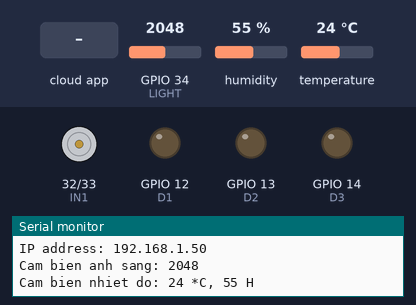
Bench run of a sketch on a simulated ESP32. On the bench: motor-driver pin pairs drawn as motors (green arrow = first pin HIGH = forward, orange = second pin HIGH = backward, longer = more drive, scaled by the enable pin), output pins drawn as LEDs (lit = HIGH), the last lines printed to the serial monitor. The test bench sets the inputs (shaded band); at power-on: GPIO 34 (LIGHT) = 2048, humidity 55 %, temperature 24 °C. WiFi joins after 1.5 s; servers stay silent unless stated; the Firebase database answers and starts empty.

Above: at 3.2 s.
3.3 s: the phone or cloud app sets DEN1 to 1
At 5.6 s:
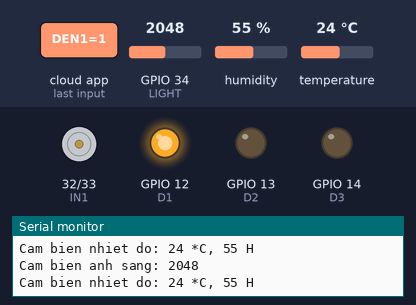
6.7 s: the phone or cloud app sets DEN2 to 1
At 8.9 s:
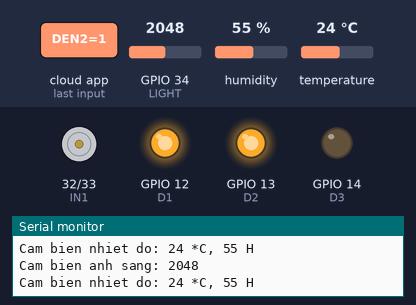
9.2 s: the phone or cloud app sets DEN3 to 1
At 11.1 s:
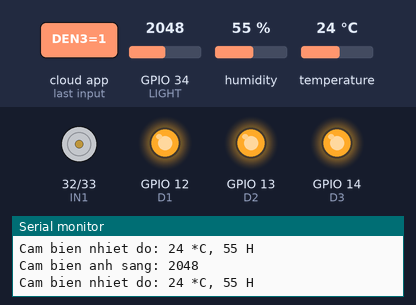
11.7 s: the phone or cloud app sets Fan to 1
At 14.0 s:
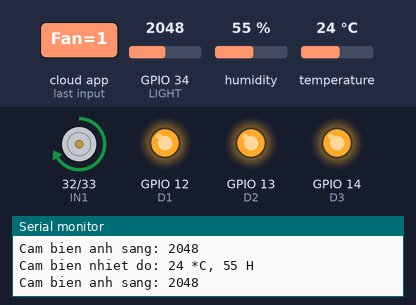
14.3 s: the phone or cloud app sets DEN1 to 0
At 15.0 s:
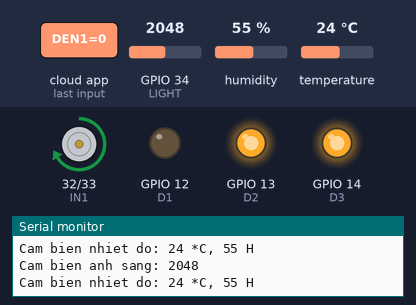
16.0 s: the phone or cloud app sets DEN2 to 0
At 18.3 s:
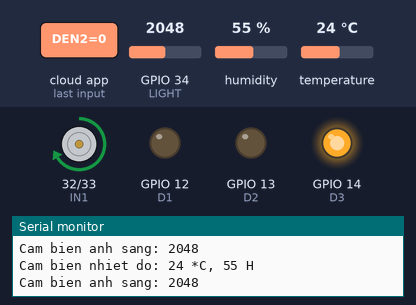
Timing chart, 0 to 19.5 s (numbered marks = the images above; inputs shaded):
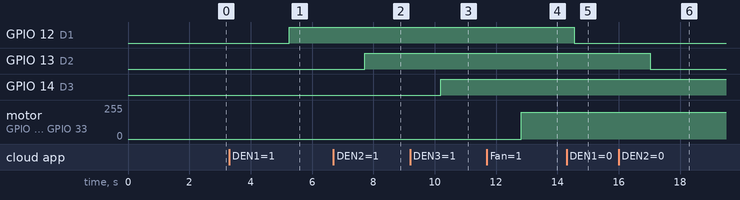

Measured:
- after the input at 3.3 s, GPIO 12 (D1): LOW → HIGH after 2.0 s
- after the input at 6.7 s, GPIO 13 (D2): LOW → HIGH after 1.0 s
- after the input at 9.2 s, GPIO 14 (D3): LOW → HIGH after 1.0 s
- after the input at 11.7 s, motor on GPIO 32 (IN1) / GPIO 33 (IN2): stopped → forward 200/255 after 1.1 s
- after the input at 14.3 s, GPIO 12 (D1): HIGH → LOW after 0.25 s
- after the input at 16.0 s, GPIO 13 (D2): HIGH → LOW after 1.0 s

The sketch:

ESP32.ino
```cpp
#include <Arduino.h>
#include <WiFi.h>
#include <FirebaseESP32.h>
#include <SimpleDHT.h>


/* 1. Define the WiFi credentials */
// #define WIFI_SSID "Mang Day KTX"
// #define WIFI_PASSWORD "hainam1011"
// #define WIFI_SSID "Xom Tro 123"
// #define WIFI_PASSWORD "thanhvsang"
// #define WIFI_SSID "Iphone 7"
// #define WIFI_PASSWORD "00000000"
// #define WIFI_SSID "TTHocLieu t1"
// #define WIFI_PASSWORD "hoclieut1"
#define WIFI_SSID "1234456"
#define WIFI_PASSWORD "00000000"
// #define WIFI_SSID "Zone Six-19PNX-5G"
// #define WIFI_PASSWORD "19phamnhuxuong"
#define LIGHT  34     // pin cam bien as
#define pinDHT11 4     // pin cam bien nhiet do, do am.

#define D1 12
#define D2 13
#define D3 14       //pin den
#define D4 27


SimpleDHT11 dht11(pinDHT11);

// Dong co DC
int ENA = 25;
int IN1 = 32;
int IN2 = 33;


/* Define the API Key */
#define FIREBASE_AUTH "PyYrZaiy4eg2C7S97OdmCoWOo8io08s0CKOp9I8y" // Nam
#define FIREBASE_HOST "https://database-d07ce-default-rtdb.firebaseio.com/" //Nam

/* Define the RTDB URL */
// #define FIREBASE_AUTH "8lPh1qwhHsBc53VdmLRn6EtockYoRkqDubN145Bw"
// #define FIREBASE_HOST "pbl5-868db-default-rtdb.asia-southeast1.firebasedatabase.app/"

FirebaseData fbdb;

WiFiServer server(80);

void setup() {
  Serial.begin(115200);
  pinMode(LIGHT, INPUT);
//led
pinMode(D1, OUTPUT);
pinMode(D2, OUTPUT);
pinMode(D3, OUTPUT);
pinMode(D4, OUTPUT);
//DC
pinMode(ENA, OUTPUT);
pinMode(IN1, OUTPUT);
pinMode(IN2, OUTPUT);

// connect wifi
  WiFi.begin(WIFI_SSID, WIFI_PASSWORD);
 while (WiFi.status() != WL_CONNECTED) {
    delay(1000);
    Serial.println("Connecting to WiFi...");
  }

  server.begin();
  Serial.println("Server started");
  Serial.print("IP address: ");
  Serial.println(WiFi.localIP());


 // connect database

  Firebase.begin(FIREBASE_HOST, FIREBASE_AUTH);
  Firebase.reconnectWiFi(true);
  Firebase.setReadTimeout(fbdb, 1000*60);
  Firebase.setwriteSizeLimit(fbdb, "tiny");

}

void loop() {


  // cam bien anh sang

  int valueLight = analogRead(LIGHT);
  Serial.print("Cam bien anh sang: "); Serial.println(valueLight);
  Firebase.setInt(fbdb, "/LIGHT", (valueLight < 700) ? 0 : 1);
  delay(300);


  // cam bien nhiet do, do am
    byte temperature = 0;
    byte humidity = 0;
  int err = SimpleDHTErrSuccess;
  if ((err = dht11.read(&temperature, &humidity, NULL)) != SimpleDHTErrSuccess) {
    Serial.print("Read DHT11 failed, err=");
     Serial.print(SimpleDHTErrCode(err));
    Serial.print(",");
    Serial.println(SimpleDHTErrDuration(err));
    delay(300);
    return;
  }
  else{
  Serial.print("Cam bien nhiet do: ");
  Serial.print((int)temperature); Serial.print(" *C, ");
  Serial.print((int)humidity); Serial.println(" H");
  Firebase.setInt(fbdb, "/Temp", temperature);
  Firebase.setInt(fbdb, "/Hum", humidity);
  }


//led
if (Firebase.getInt(fbdb, "DEN1") == true) {
  digitalWrite(D1, fbdb.to<int>() == 1 ? HIGH : LOW);
}

if (Firebase.getInt(fbdb, "DEN2") == true) {
  digitalWrite(D2, fbdb.to<int>() == 1 ? HIGH : LOW);
}

if (Firebase.getInt(fbdb, "DEN3") == true) {
  digitalWrite(D3, fbdb.to<int>() == 1 ? HIGH : LOW);
}

if (Firebase.getInt(fbdb, "DEN4") == true) {
  digitalWrite(D4, fbdb.to<int>() == 1 ? HIGH : LOW);
}

//động cơ DC

 if(Firebase.getInt(fbdb, "Fan") == true)
 {
   int stDC = fbdb.to<int>();
  if(stDC == 1){
    analogWrite(ENA, 200);  // Điều khiển tốc độ động cơ
    digitalWrite(IN1,HIGH);
    digitalWrite(IN2,LOW );
    delay(500);
  }
  else{
    analogWrite(ENA, 0);
    digitalWrite(IN1,LOW);
    digitalWrite(IN2,HIGH);
    delay(500);
    }
  }

  delay(300);
}
```
